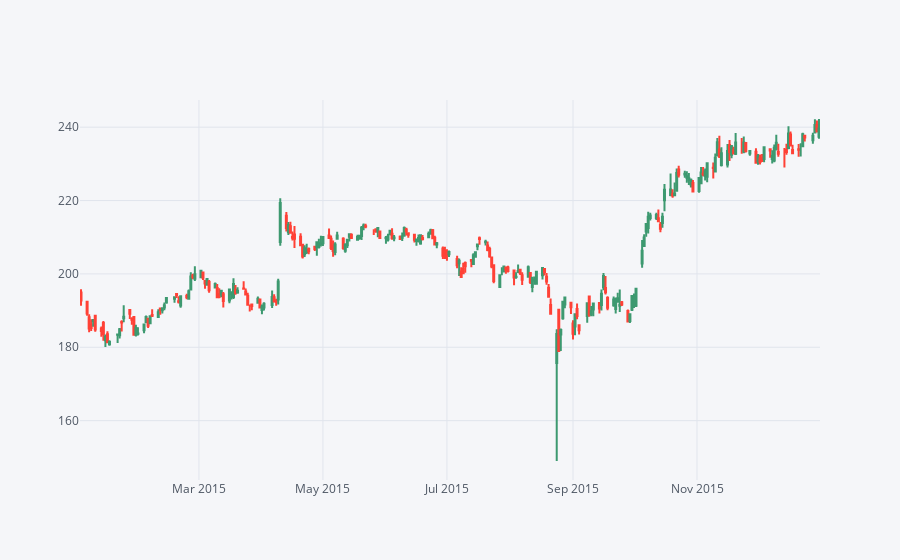

The notebook cell saved with this chart:
### Markdown cell above
**Using .iplot(kind='candle) to create a candle plot of Bank of America's stock from Jan 1st 2015 to Jan 1st 2016.**

### Code cell
BAC[['Open', 'High', 'Low', 'Close']].loc['2015-01-01':'2016-01-01'].iplot(kind='candle')

### Figure 1 — Plotly figure (JSON) as saved in the notebook; plotly's stock layout.template omitted (floating-point values rounded to 4 significant figures; data arrays with more than 128 entries replaced by an {"elided": "..."} marker saying what was removed)
{"data": [{"close": {"elided": "252 float values"}, "high": {"elided": "252 float values"}, "low": {"elided": "252 float values"}, "open": {"elided": "252 float values"}, "showlegend": false, "type": "candlestick", "x": {"elided": "252 str values"}, "yaxis": "y2"}], "layout": {"legend": {"bgcolor": "#F5F6F9", "font": {"color": "#4D5663"}}, "paper_bgcolor": "#F5F6F9", "plot_bgcolor": "#F5F6F9", "title": {"font": {"color": "#4D5663"}}, "xaxis": {"gridcolor": "#E1E5ED", "rangeslider": {"visible": false}, "showgrid": true, "tickfont": {"color": "#4D5663"}, "title": {"font": {"color": "#4D5663"}, "text": ""}, "zerolinecolor": "#E1E5ED"}, "yaxis": {"gridcolor": "#E1E5ED", "showgrid": true, "showticklabels": false, "tickfont": {"color": "#4D5663"}, "title": {"font": {"color": "#4D5663"}, "text": ""}, "zerolinecolor": "#E1E5ED"}, "yaxis2": {"gridcolor": "#E1E5ED", "showgrid": true, "tickfont": {"color": "#4D5663"}, "title": {"font": {"color": "#4D5663"}, "text": ""}, "zerolinecolor": "#E1E5ED"}}}
